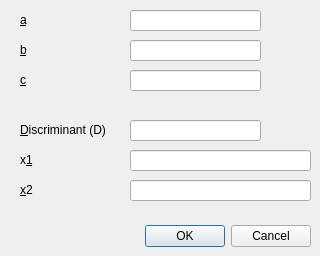
<?xml version="1.0" encoding="UTF-8"?>
<ui version="4.0">
 <class>quadratic_equation_dialog</class>
 <widget class="QDialog" name="quadratic_equation_dialog">
  <property name="geometry">
   <rect>
    <x>0</x>
    <y>0</y>
    <width>320</width>
    <height>256</height>
   </rect>
  </property>
  <property name="windowTitle">
   <string>Quadratic Equation</string>
  </property>
  <widget class="QDialogButtonBox" name="buttonBox">
   <property name="geometry">
    <rect>
     <x>10</x>
     <y>220</y>
     <width>301</width>
     <height>32</height>
    </rect>
   </property>
   <property name="orientation">
    <enum>Qt::Orientation::Horizontal</enum>
   </property>
   <property name="standardButtons">
    <set>QDialogButtonBox::StandardButton::Cancel|QDialogButtonBox::StandardButton::Ok</set>
   </property>
  </widget>
  <widget class="QLabel" name="label">
   <property name="geometry">
    <rect>
     <x>20</x>
     <y>12</y>
     <width>49</width>
     <height>16</height>
    </rect>
   </property>
   <property name="text">
    <string>&amp;a</string>
   </property>
   <property name="buddy">
    <cstring>aLineEdit</cstring>
   </property>
  </widget>
  <widget class="DotLineEdit" name="aLineEdit">
   <property name="geometry">
    <rect>
     <x>130</x>
     <y>10</y>
     <width>131</width>
     <height>21</height>
    </rect>
   </property>
  </widget>
  <widget class="QLabel" name="label_2">
   <property name="geometry">
    <rect>
     <x>20</x>
     <y>42</y>
     <width>49</width>
     <height>16</height>
    </rect>
   </property>
   <property name="text">
    <string>&amp;b</string>
   </property>
   <property name="buddy">
    <cstring>bLineEdit</cstring>
   </property>
  </widget>
  <widget class="DotLineEdit" name="bLineEdit">
   <property name="geometry">
    <rect>
     <x>130</x>
     <y>40</y>
     <width>131</width>
     <height>21</height>
    </rect>
   </property>
  </widget>
  <widget class="QLabel" name="label_3">
   <property name="geometry">
    <rect>
     <x>20</x>
     <y>72</y>
     <width>49</width>
     <height>16</height>
    </rect>
   </property>
   <property name="text">
    <string>&amp;c</string>
   </property>
   <property name="buddy">
    <cstring>cLineEdit</cstring>
   </property>
  </widget>
  <widget class="DotLineEdit" name="cLineEdit">
   <property name="geometry">
    <rect>
     <x>130</x>
     <y>70</y>
     <width>131</width>
     <height>21</height>
    </rect>
   </property>
  </widget>
  <widget class="QLabel" name="label_4">
   <property name="geometry">
    <rect>
     <x>20</x>
     <y>122</y>
     <width>111</width>
     <height>16</height>
    </rect>
   </property>
   <property name="text">
    <string>&amp;Discriminant (D)</string>
   </property>
   <property name="buddy">
    <cstring>DLineEdit</cstring>
   </property>
  </widget>
  <widget class="QLineEdit" name="DLineEdit">
   <property name="geometry">
    <rect>
     <x>130</x>
     <y>120</y>
     <width>131</width>
     <height>21</height>
    </rect>
   </property>
   <property name="readOnly">
    <bool>true</bool>
   </property>
  </widget>
  <widget class="QLabel" name="label_5">
   <property name="geometry">
    <rect>
     <x>20</x>
     <y>152</y>
     <width>49</width>
     <height>16</height>
    </rect>
   </property>
   <property name="text">
    <string>x&amp;1</string>
   </property>
   <property name="buddy">
    <cstring>x1LineEdit</cstring>
   </property>
  </widget>
  <widget class="QLineEdit" name="x1LineEdit">
   <property name="geometry">
    <rect>
     <x>130</x>
     <y>150</y>
     <width>181</width>
     <height>21</height>
    </rect>
   </property>
   <property name="readOnly">
    <bool>true</bool>
   </property>
  </widget>
  <widget class="QLabel" name="label_6">
   <property name="geometry">
    <rect>
     <x>20</x>
     <y>182</y>
     <width>49</width>
     <height>16</height>
    </rect>
   </property>
   <property name="text">
    <string>&amp;x2</string>
   </property>
   <property name="buddy">
    <cstring>x2LineEdit</cstring>
   </property>
  </widget>
  <widget class="QLineEdit" name="x2LineEdit">
   <property name="geometry">
    <rect>
     <x>130</x>
     <y>180</y>
     <width>181</width>
     <height>21</height>
    </rect>
   </property>
   <property name="readOnly">
    <bool>true</bool>
   </property>
  </widget>
 </widget>
 <customwidgets>
  <customwidget>
   <class>DotLineEdit</class>
   <extends>QLineEdit</extends>
   <header>.dot_line_edit</header>
  </customwidget>
 </customwidgets>
 <resources/>
 <connections>
  <connection>
   <sender>buttonBox</sender>
   <signal>accepted()</signal>
   <receiver>quadratic_equation_dialog</receiver>
   <slot>accept()</slot>
   <hints>
    <hint type="sourcelabel">
     <x>248</x>
     <y>254</y>
    </hint>
    <hint type="destinationlabel">
     <x>157</x>
     <y>274</y>
    </hint>
   </hints>
  </connection>
  <connection>
   <sender>buttonBox</sender>
   <signal>rejected()</signal>
   <receiver>quadratic_equation_dialog</receiver>
   <slot>reject()</slot>
   <hints>
    <hint type="sourcelabel">
     <x>316</x>
     <y>260</y>
    </hint>
    <hint type="destinationlabel">
     <x>286</x>
     <y>274</y>
    </hint>
   </hints>
  </connection>
 </connections>
</ui>
